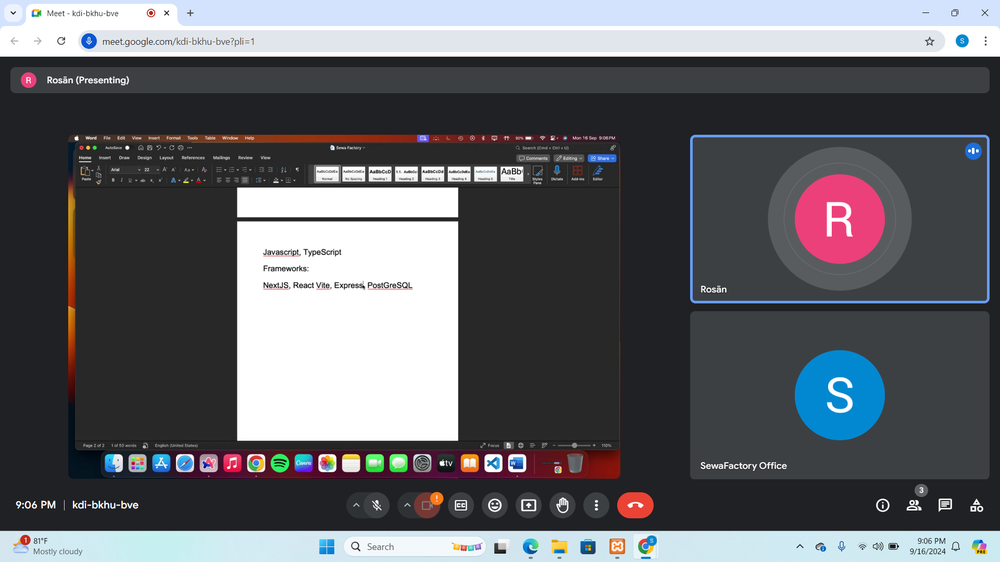
#> input picture Screenshot 2024-09-16 210643.png, 1000 x 562 px, shrunk from 1920 x 1080 before the run
$ jupyter execute eigenValndEignVect.ipynb
#> lines starting #> are read from the running program, lines starting #| are printed output that depends on the picture
[cell 1]
import numpy as np
import pandas as pd
import matplotlib.pyplot as plt

[cell 2]
import matplotlib.pyplot as plt

# Define matrix
A = np.array([[4, -2],
              [1,  1]])

# Compute eigenvalues and eigenvectors
eigenvalues, eigenvectors = np.linalg.eig(A)

# Plot original eigenvectors
origin = np.array([0, 0])  # Origin for quiver plot

plt.quiver(*origin, eigenvectors[0, 0], eigenvectors[1, 0], color='r', angles='xy', scale_units='xy', scale=1, label='Eigenvector 1')
plt.quiver(*origin, eigenvectors[0, 1], eigenvectors[1, 1], color='b', angles='xy', scale_units='xy', scale=1, label='Eigenvector 2')

# Set plot limits
plt.xlim(-2, 2)
plt.ylim(-2, 2)
plt.axhline(0, color='black', linewidth=0.5)
plt.axvline(0, color='black', linewidth=0.5)
plt.grid()
plt.legend()
plt.title("Eigenvectors of Matrix A")
plt.show()
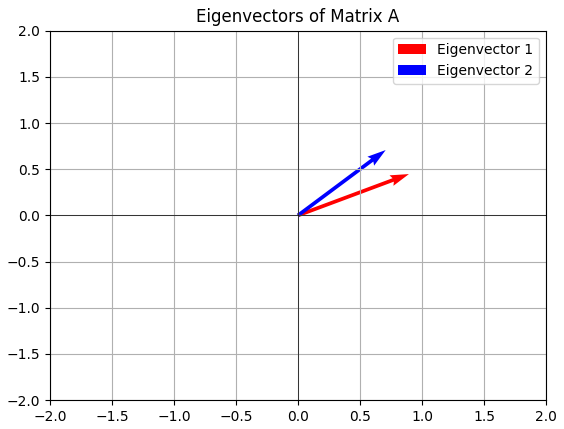
#> figure drawn by matplotlib, 1 panel

[cell 3]
#finding eigenvalues and eigenvectors
A = np.array([[4, -2], [1,1]])

# compute eignvalues and eigenvectors
eigenvalues, eigenvectors = np.linalg.eig(A)
print(eigenvalues)
print(eigenvectors)

[cell 4]
import cv2

[cell 5]
image = cv2.imread(r'Screenshot 2024-09-16 210643.png', cv2.IMREAD_GRAYSCALE)
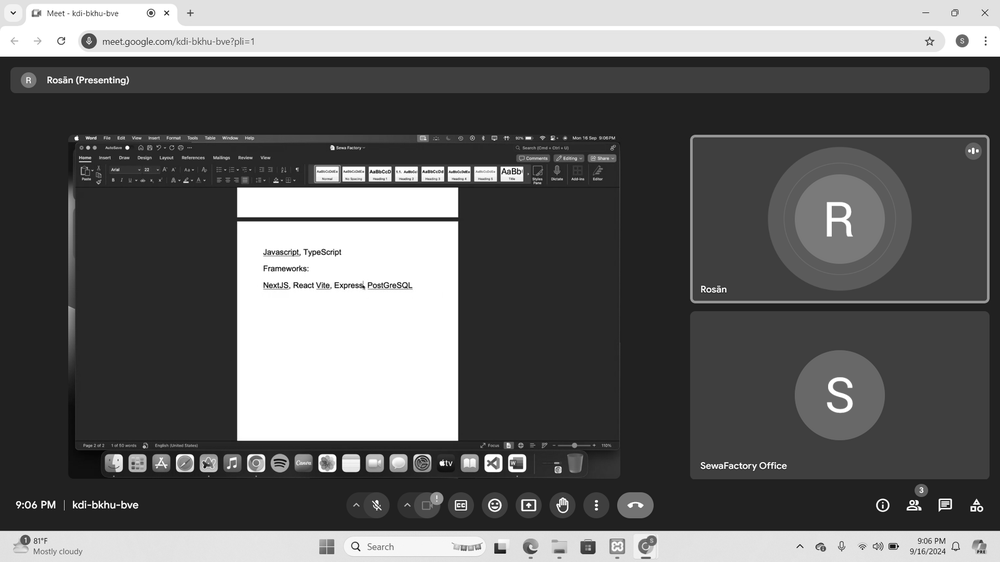
#> image: shape (562, 1000); min 0, max 255, mean 99.3
img = np.array(image, dtype=np.float32)
img

[cell 6]
image.shape
#> Out = (562, 1000)

[cell 7]
u, s, vt = np.linalg.svd(image)
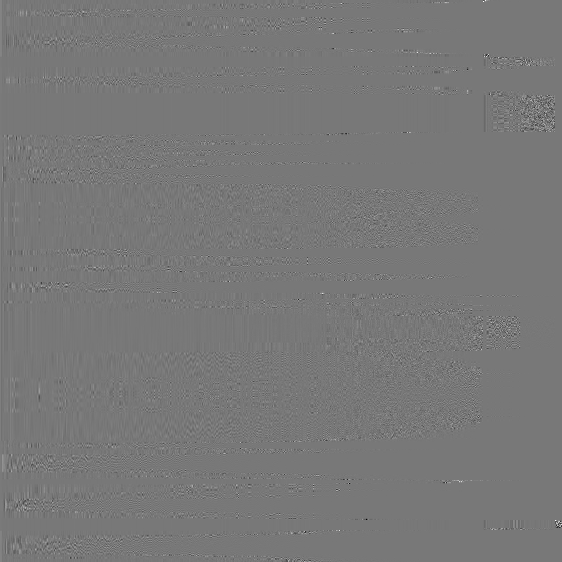
#> u: shape (562, 562) float64; min -0.814, max 0.909, mean 3.59e-05; drawn with min black and max white
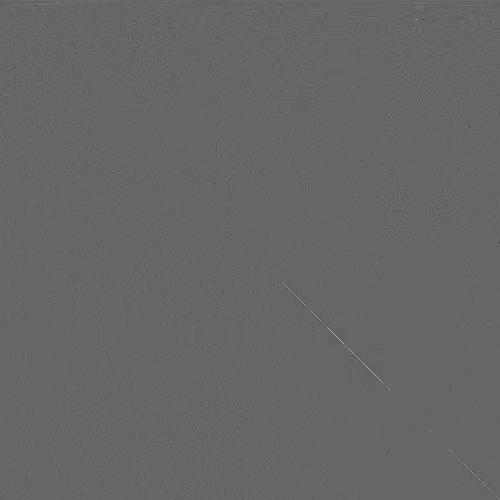
#> vt: shape (1000, 1000) float64 (shown at 1/2 size); min -0.639, max 0.952, mean 3.88e-05; drawn with min black and max white
#> s = 562 values, max 90917.4 at index 0, min 8.69e-12 at index 485, mean 475.9
len(u)
#> Out = 562
# len(s)
# len(vt)

[cell 8]
import numpy as np

[cell 9]
compresed_image =np.dot(u[:,:100], np.dot(np.diag(s[:100]), vt[:100, :]))
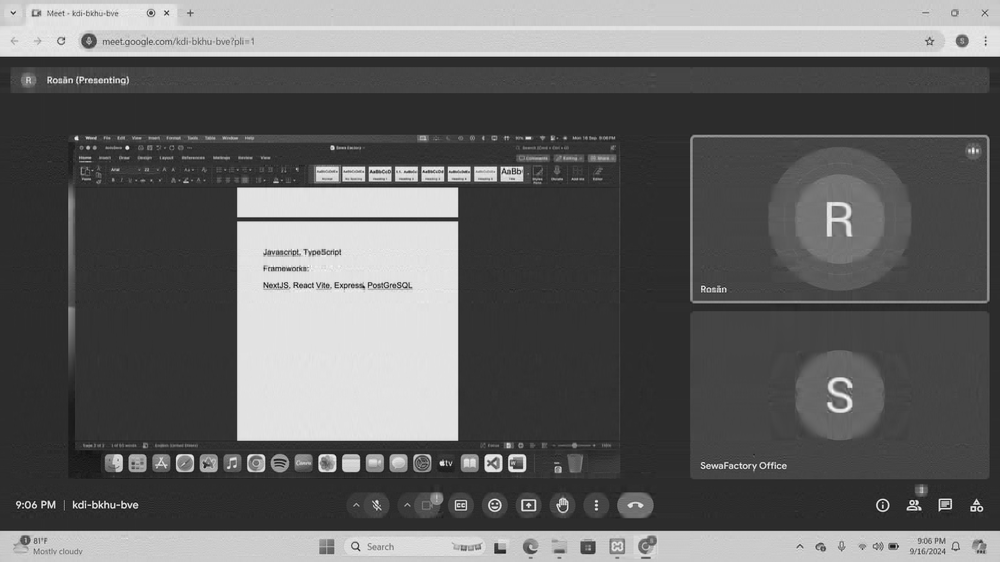
#> compresed_image: shape (562, 1000) float64; min -21.5, max 289.6, mean 99.3; drawn with min black and max white
